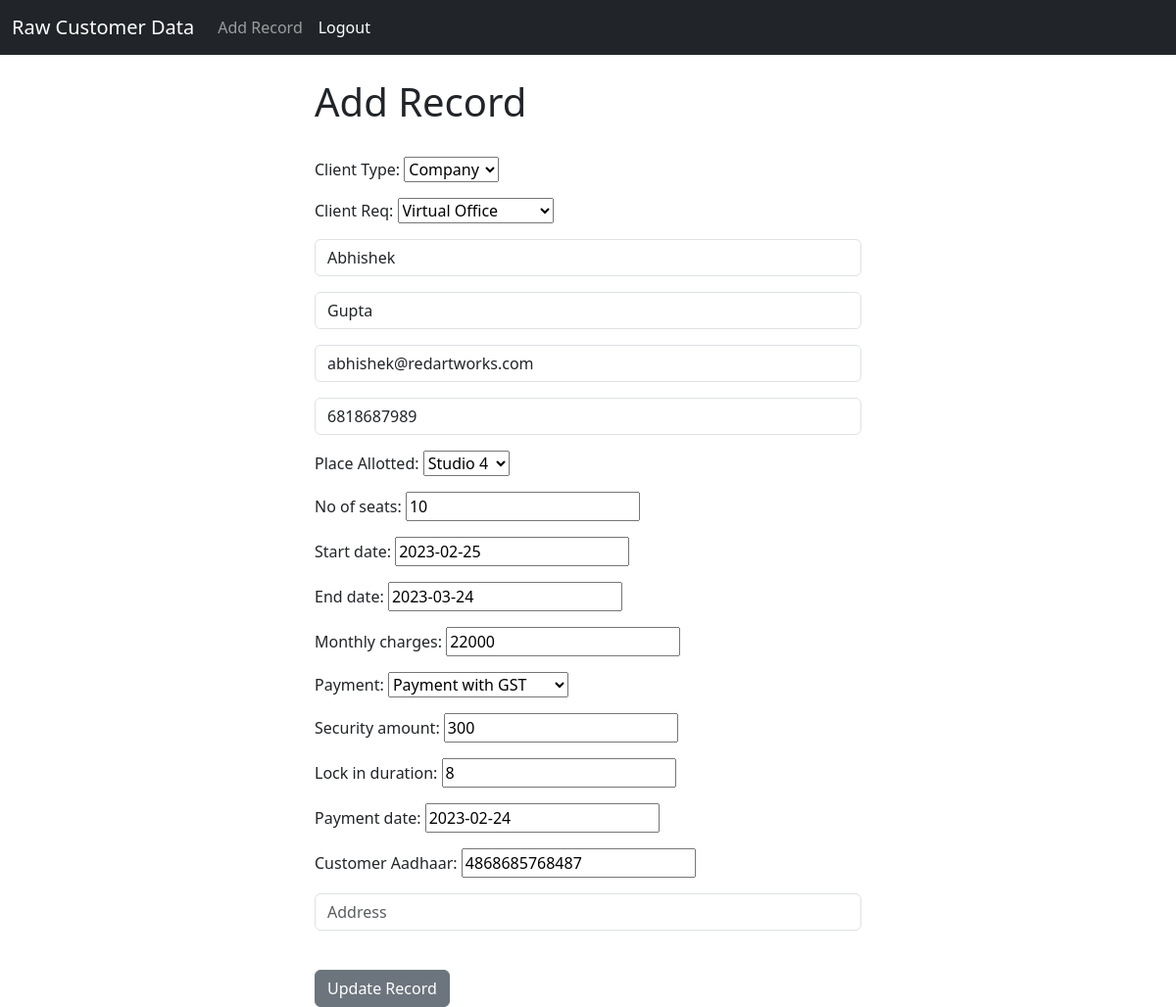
The app's page /update/3 (signed in) with its own data.
### customers/models.py (models this page shows, shortened)
class Customer(models.Model):
    client_Type = models.ForeignKey(ClientType, on_delete=models.CASCADE)
    client_Req = models.ForeignKey(ClientReq,on_delete=models.CASCADE)
    first_name = models.CharField(max_length=100, null=False)
    last_name = models.CharField(max_length=100)
    email = models.EmailField(unique=True)
    phone = models.CharField(max_length=20)
    Place_Allotted = models.ForeignKey(Cabin, on_delete=models.CASCADE)
    no_of_seats = models.IntegerField(default=0)
    start_date = models.DateField()
    end_date = models.DateField()
    monthly_charges = models.IntegerField(default=0)
    payment = models.ForeignKey(Payment, on_delete=models.CASCADE)
    security_amount = models.IntegerField(default=0)
    Lock_in_duration = models.CharField(max_length=100)
    payment_date = models.DateField()
    customer_Aadhaar = models.CharField(max_length=50)

### customers/views.py (the view)
# urls.py: path('update/<int:pk>', views.update_record, name='update_record'),
def update_record(request, pk):
	if request.user.is_authenticated:
		current_record = Customer.objects.get(id=pk)
		form = AddRecordForm(request.POST or None, instance=current_record)
		if form.is_valid():
			form.save()
			messages.success(request, "Record Has Been Updated!")
			return redirect('index')
		return render(request, 'update_record.html', {'form':form})
	else:
		messages.success(request, "You Must Be Logged In...")
		return redirect('index')

### customers/forms.py
class AddRecordForm(forms.ModelForm):
    first_name = forms.CharField(required=True, widget=forms.widgets.TextInput(attrs={"placeholder":"First Name", "class":"form-control"}), label="")
    last_name = forms.CharField(required=True, widget=forms.widgets.TextInput(attrs={"placeholder":"Last Name", "class":"form-control"}), label="")
    email = forms.CharField(required=True, widget=forms.widgets.TextInput(attrs={"placeholder":"Email", "class":"form-control"}), label="")
    phone = forms.CharField(required=True, widget=forms.widgets.TextInput(attrs={"placeholder":"Phone", "class":"form-control"}), label="")
    address = forms.CharField(required=True, widget=forms.widgets.TextInput(attrs={"placeholder":"Address", "class":"form-control"}), label="")
    class Meta:
     model = Customer
     exclude = ("user",)

### customers/models.py (called while the page is built)
    def __str__(self):
        return self.type

    def __str__(self):
        return self.type

    def __str__(self):
        return self.type

    def __str__(self):
        return self.Cabin_Studio

### customers/templates/update_record.html (shortened to what this page needs)
{% extends 'base.html' %}
{% block content %}
<div class="col-md-6 offset-md-3">
<h1>Add Record</h1>
<br/>
<form method="POST">
	{{ form.as_p }}
<br/>
  <button type="submit" class="btn btn-secondary">Update Record</button>
</form>
</div>
{% endblock %}

### records on screen
Customer: client_Type "Company", client_Req "Virtual Office", first_name "Abhishek", last_name "Gupta", email "abhishek@redartworks.com", phone "6818687989", Place_Allotted "Studio 4", no_of_seats "10", start_date "2023-02-25", end_date "2023-03-24", monthly_charges "22000", payment "Payment with GST", security_amount "300", Lock_in_duration "8", payment_date "2023-02-24", customer_Aadhaar "4868685768487"
